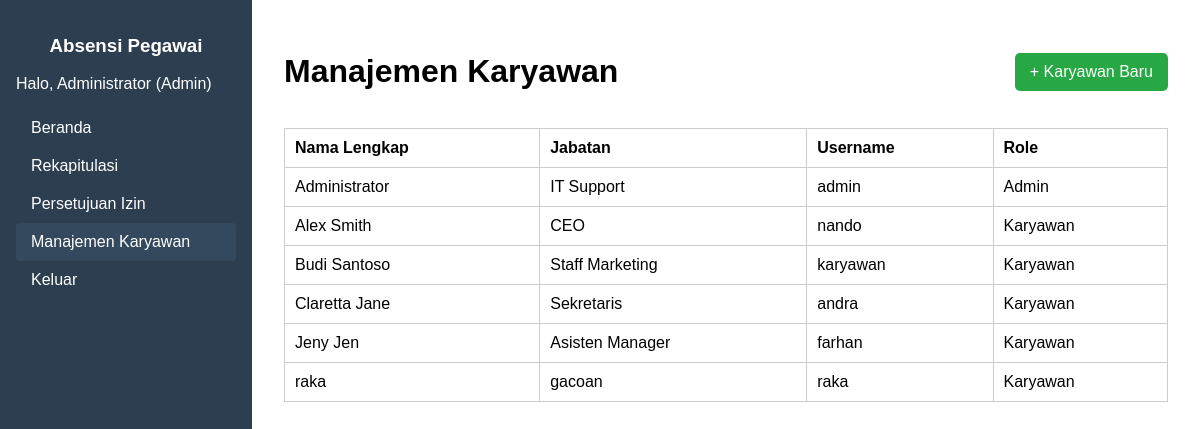
/index.php?page=manajemen_karyawan (signed in), run on the app's committed database.
### tables this page shows
CREATE TABLE `users` (
  `id` int NOT NULL,
  `username` varchar(50) NOT NULL,
  `password` varchar(255) NOT NULL,
  `nama_lengkap` varchar(100) NOT NULL,
  `jabatan` varchar(100) DEFAULT NULL,
  `role` enum('Admin','Karyawan') NOT NULL
);

### content_manajemen_karyawan.php (the view, shortened to what this page needs)
<?php
$result = mysqli_query($koneksi, "SELECT id, nama_lengkap, username, jabatan, role FROM users ORDER BY nama_lengkap ASC");
?>
<div class="page-header">
    <h1>Manajemen Karyawan</h1>
    <a href="index.php?page=tambah_karyawan" class="btn-tambah">+ Karyawan Baru</a>
</div>
<table class="data-table">
    <thead>
        <tr>
            <th>Nama Lengkap</th>
            <th>Jabatan</th>
            <th>Username</th>
            <th>Role</th>
            </tr>
    </thead>
    <tbody>
        <?php while ($user = mysqli_fetch_assoc($result)): ?>
        <tr>
            <td><?= htmlspecialchars($user['nama_lengkap']) ?></td>
            <td><?= htmlspecialchars($user['jabatan']) ?></td>
            <td><?= htmlspecialchars($user['username']) ?></td>
            <td><?= htmlspecialchars($user['role']) ?></td>
        </tr>
        <?php endwhile; ?>
    </tbody>
</table>

### index.php (shortened to what this page needs)
<?php
$user_role = $_SESSION['user_role'] ?? 'Guest';
$page = $_GET['page'] ?? 'beranda';
$content_file = '';
switch ($page) {
    case 'manajemen_karyawan':
        if ($user_role === 'Admin') $content_file = 'content_manajemen_karyawan.php';
        break;
}
?>
<!DOCTYPE html>
<html lang="id">
<head>
</head>
<body>
    <div class="layout">
        <div class="sidebar">
            <h3>Absensi Pegawai</h3>
            <p>Halo, <?= htmlspecialchars($_SESSION['user_name']) ?> (<?= htmlspecialchars($_SESSION['user_role']) ?>)</p>
            <ul>
                <li class="<?= $page == 'beranda' ? 'active' : '' ?>"><a href="index.php?page=beranda">Beranda</a></li>
                <li class="<?= $page == 'presensi' ? 'active' : '' ?>"><a href="index.php?page=presensi">
                    <?= ($user_role === 'Admin') ? 'Rekapitulasi' : 'Presensi' ?>
                </a></li>
                <?php if ($user_role === 'Admin'): ?>
                    <li class="<?= $page == 'persetujuan_izin' ? 'active' : '' ?>"><a href="index.php?page=persetujuan_izin">Persetujuan Izin</a></li>
                    <li class="<?= ($page == 'manajemen_karyawan' || $page == 'tambah_karyawan') ? 'active' : '' ?>"><a href="index.php?page=manajemen_karyawan">Manajemen Karyawan</a></li>
                <?php endif; ?>
                <li><a href="logout.php">Keluar</a></li>
            </ul>
        </div>
        <div class="content">
            <?php
            if (!empty($content_file) && file_exists($content_file)) {
                include $content_file;
            } else {
                echo "<h2>Halaman Tidak Ditemukan atau Akses Ditolak.</h2>";
            }
            ?>
        </div>
    </div>
</body>
</html>

### index.php (style rules this page uses)
body { font-family: sans-serif; margin: 0; }
.layout { display: flex; }
.sidebar { width: 220px; background: #2c3e50; color: white; min-height: 100vh; padding: 1rem; }
.sidebar h3 { text-align: center; }
.sidebar ul { list-style: none; padding: 0; }
.sidebar ul li a { color: white; text-decoration: none; display: block; padding: 10px 15px; border-radius: 4px; }
.sidebar ul li a:hover, .sidebar ul li.active a { background: #34495e; }
.content { flex-grow: 1; padding: 2rem; }

### content_manajemen_karyawan.php (style rules this page uses)
.page-header { display: flex; justify-content: space-between; align-items: center; margin-bottom: 1rem; }
.btn-tambah { background-color: #28a745; color: white; padding: 10px 15px; text-decoration: none; border-radius: 5px; }
.data-table { width: 100%; border-collapse: collapse; }
.data-table th, .data-table td { border: 1px solid #ccc; padding: 10px; text-align: left; }

### data on the page
users: nama_lengkap "Administrator", jabatan "IT Support", username "admin", role "Admin"
users: nama_lengkap "Alex Smith", jabatan "CEO", username "nando", role "Karyawan"
users: nama_lengkap "Budi Santoso", jabatan "Staff Marketing", username "karyawan", role "Karyawan"
users: nama_lengkap "Claretta Jane", jabatan "Sekretaris", username "andra", role "Karyawan"
users: nama_lengkap "Jeny Jen", jabatan "Asisten Manager", username "farhan", role "Karyawan"
users: nama_lengkap "raka", jabatan "gacoan", username "raka", role "Karyawan"

### other printed values
$_SESSION['user_name'] "Administrator"
$_SESSION['user_role'] "Admin"
